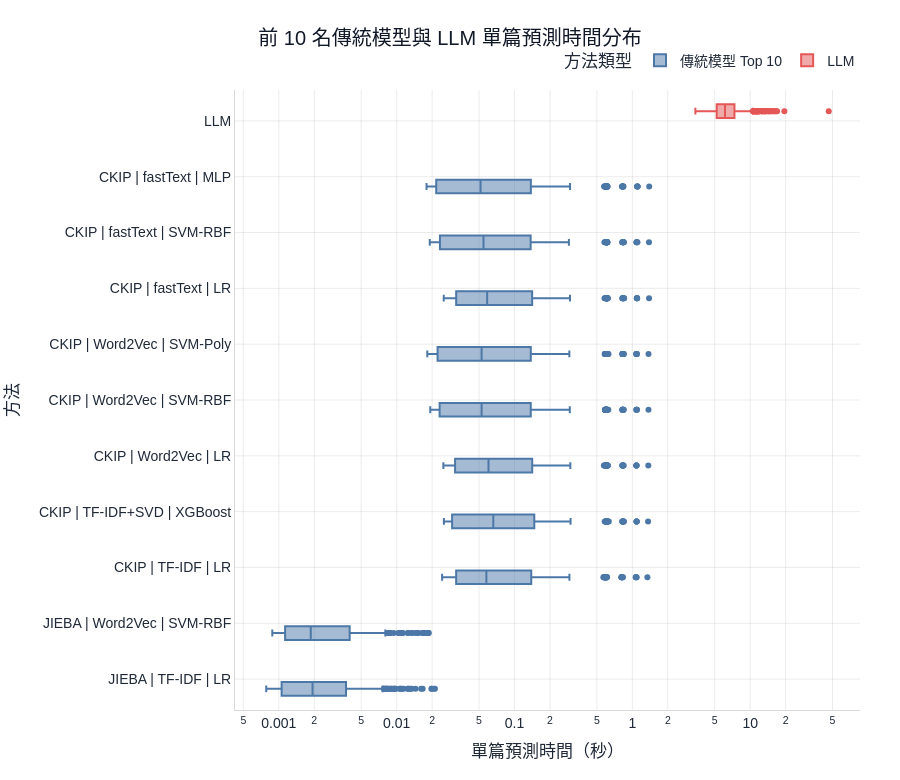

Write notebook code for a chart like this one.
### Markdown cell above
### 圖 5-6 前 10 名傳統模型與 LLM 單篇預測時間分布箱型圖

**建議放置章節：5.4.2 單篇預測時間摘要比較**

圖說：本圖使用逐篇推論明細比較前 10 名傳統模型與 LLM 的單篇預測時間分布，可同時觀察中位數、離散程度與極端值，補足只看平均值可能忽略的穩定性資訊。

### Code cell
if df_done.empty or df_detail.empty:
    print('無可用逐篇時間明細，略過分布箱型圖。')
else:
    top10_combos = df_model.sort_values(['pr_auc', 'roc_auc', 'f1'], ascending=False).head(10)['combo'].tolist()
    traditional_dist = df_detail[df_detail['combo'].isin(top10_combos)].copy()
    traditional_dist = traditional_dist[['combo', 'total_infer_sec']].rename(columns={'combo': 'method', 'total_infer_sec': 'seconds'})
    traditional_dist['method_type'] = '傳統模型 Top 10'

    llm_dist = df_done[['llm_response_time_sec']].rename(columns={'llm_response_time_sec': 'seconds'}).copy()
    llm_dist['method'] = 'LLM'
    llm_dist['method_type'] = 'LLM'

    dist_plot = pd.concat([traditional_dist, llm_dist], ignore_index=True)
    display(dist_plot.groupby(['method_type', 'method'])['seconds'].agg(['count', 'mean', 'median', 'max']).reset_index().round(6))

    fig = px.box(
        dist_plot,
        x='seconds',
        y='method',
        color='method_type',
        points='outliers',
        color_discrete_map={'傳統模型 Top 10': '#4C78A8', 'LLM': '#E45756'},
        title='前 10 名傳統模型與 LLM 單篇預測時間分布',
        labels={'seconds': '單篇預測時間（秒）', 'method': '方法', 'method_type': '方法類型'}
    )
    fig.update_xaxes(type='log')
    fig.update_yaxes(automargin=True)
    apply_thesis_theme(fig, height=780, legend_title='方法類型')
    export_fig(fig, 'top10_traditional_llm_time_boxplot.png', width=1400, height=780, scale=2)
    fig.show()

### Figure 1 — Plotly figure (JSON) as saved in the notebook; plotly's stock layout.template omitted (floating-point values rounded to 4 significant figures; data arrays with more than 128 entries replaced by an {"elided": "..."} marker saying what was removed)
{"data": [{"alignmentgroup": "True", "boxpoints": "outliers", "hovertemplate": "方法類型=傳統模型 Top 10<br>單篇預測時間（秒）=%{x}<br>方法=%{y}<extra></extra>", "legendgroup": "傳統模型 Top 10", "marker": {"color": "#4C78A8"}, "name": "傳統模型 Top 10", "notched": false, "offsetgroup": "傳統模型 Top 10", "orientation": "h", "showlegend": true, "type": "box", "x": {"elided": "2770 float values"}, "x0": " ", "xaxis": "x", "y": {"elided": "2770 str values"}, "y0": " ", "yaxis": "y"}, {"alignmentgroup": "True", "boxpoints": "outliers", "hovertemplate": "方法類型=LLM<br>單篇預測時間（秒）=%{x}<br>方法=%{y}<extra></extra>", "legendgroup": "LLM", "marker": {"color": "#E45756"}, "name": "LLM", "notched": false, "offsetgroup": "LLM", "orientation": "h", "showlegend": true, "type": "box", "x": {"elided": "1389 float values"}, "x0": " ", "xaxis": "x", "y": {"elided": "1389 str values"}, "y0": " ", "yaxis": "y"}], "layout": {"boxmode": "group", "font": {"color": "#1F2937", "family": "Microsoft JhengHei, Arial", "size": 14}, "height": 780, "legend": {"orientation": "h", "title": {"text": "方法類型"}, "tracegroupgap": 0, "x": 1, "xanchor": "right", "y": 1.02, "yanchor": "bottom"}, "margin": {"b": 70, "l": 80, "r": 40, "t": 90}, "paper_bgcolor": "white", "plot_bgcolor": "white", "title": {"font": {"color": "#111827", "size": 20}, "text": "前 10 名傳統模型與 LLM 單篇預測時間分布", "x": 0.5, "xanchor": "center"}, "xaxis": {"anchor": "y", "domain": [0, 1], "gridcolor": "rgba(0,0,0,0.08)", "linecolor": "rgba(0,0,0,0.15)", "showgrid": true, "title": {"text": "單篇預測時間（秒）"}, "type": "log", "zeroline": false}, "yaxis": {"anchor": "x", "automargin": true, "domain": [0, 1], "gridcolor": "rgba(0,0,0,0.08)", "linecolor": "rgba(0,0,0,0.15)", "showgrid": true, "title": {"text": "方法"}, "zeroline": false}}}
